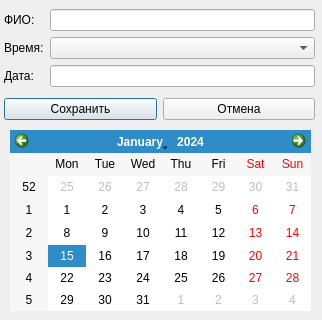
<?xml version="1.0" encoding="UTF-8"?>
<ui version="4.0">
 <class>addPersonDialog</class>
 <widget class="QDialog" name="addPersonDialog">
  <property name="geometry">
   <rect>
    <x>0</x>
    <y>0</y>
    <width>322</width>
    <height>320</height>
   </rect>
  </property>
  <property name="minimumSize">
   <size>
    <width>322</width>
    <height>0</height>
   </size>
  </property>
  <property name="maximumSize">
   <size>
    <width>322</width>
    <height>320</height>
   </size>
  </property>
  <property name="windowTitle">
   <string>Dialog</string>
  </property>
  <widget class="QWidget" name="layoutWidget">
   <property name="geometry">
    <rect>
     <x>4</x>
     <y>4</y>
     <width>311</width>
     <height>121</height>
    </rect>
   </property>
   <layout class="QVBoxLayout" name="verticalLayout_3">
    <item>
     <layout class="QHBoxLayout" name="horizontalLayout">
      <item>
       <layout class="QVBoxLayout" name="verticalLayout">
        <item>
         <widget class="QLabel" name="label">
          <property name="text">
           <string>ФИО:</string>
          </property>
         </widget>
        </item>
        <item>
         <widget class="QLabel" name="label_2">
          <property name="maximumSize">
           <size>
            <width>75</width>
            <height>16777215</height>
           </size>
          </property>
          <property name="text">
           <string>Время:</string>
          </property>
         </widget>
        </item>
        <item>
         <widget class="QLabel" name="label_3">
          <property name="text">
           <string>Дата:</string>
          </property>
         </widget>
        </item>
       </layout>
      </item>
      <item>
       <layout class="QVBoxLayout" name="verticalLayout_2">
        <item>
         <widget class="QLineEdit" name="lineEditName"/>
        </item>
        <item>
         <widget class="QComboBox" name="comboBoxTime"/>
        </item>
        <item>
         <widget class="QLineEdit" name="lineEdit"/>
        </item>
       </layout>
      </item>
     </layout>
    </item>
    <item>
     <layout class="QHBoxLayout" name="horizontalLayout_2">
      <item>
       <widget class="QPushButton" name="saveChangeButton">
        <property name="text">
         <string>Сохранить</string>
        </property>
       </widget>
      </item>
      <item>
       <widget class="QPushButton" name="unsaveChangeButton">
        <property name="text">
         <string>Отмена</string>
        </property>
       </widget>
      </item>
     </layout>
    </item>
   </layout>
  </widget>
  <widget class="QCalendarWidget" name="calendarWidget">
   <property name="geometry">
    <rect>
     <x>10</x>
     <y>130</y>
     <width>301</width>
     <height>181</height>
    </rect>
   </property>
  </widget>
 </widget>
 <resources/>
 <connections/>
</ui>
